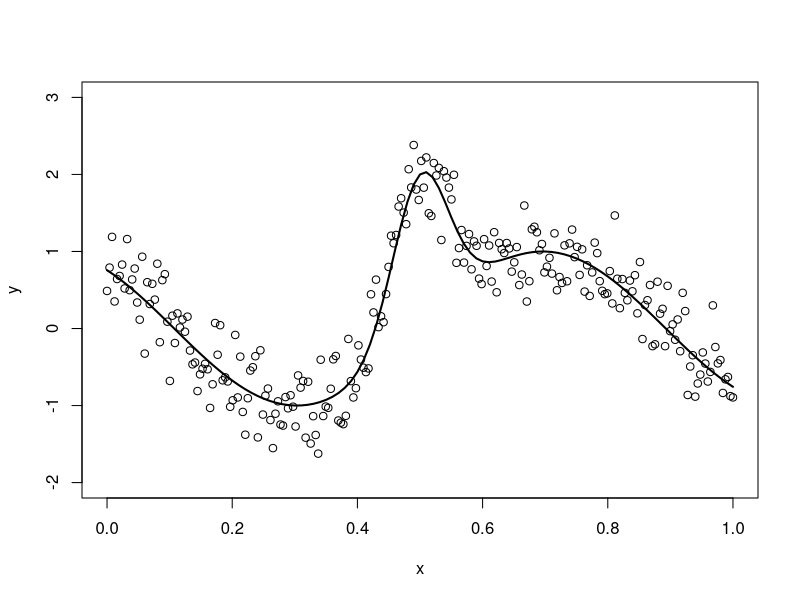
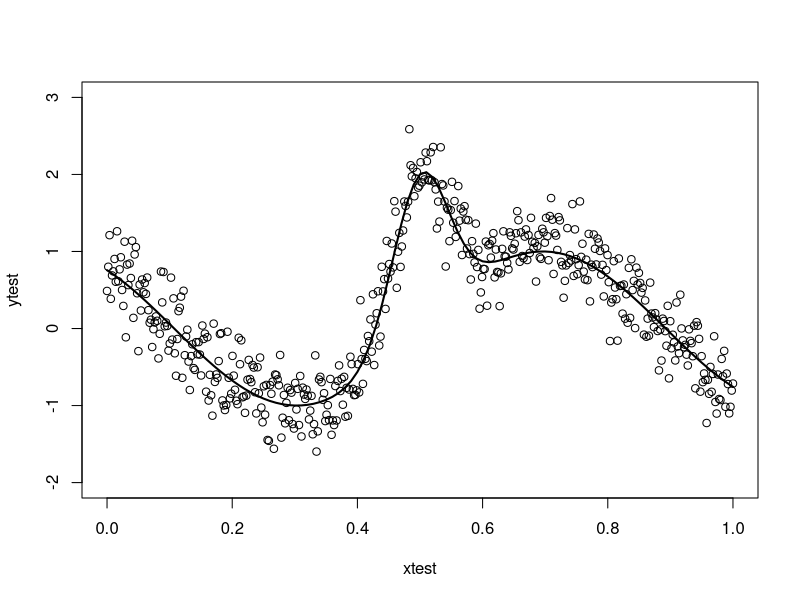
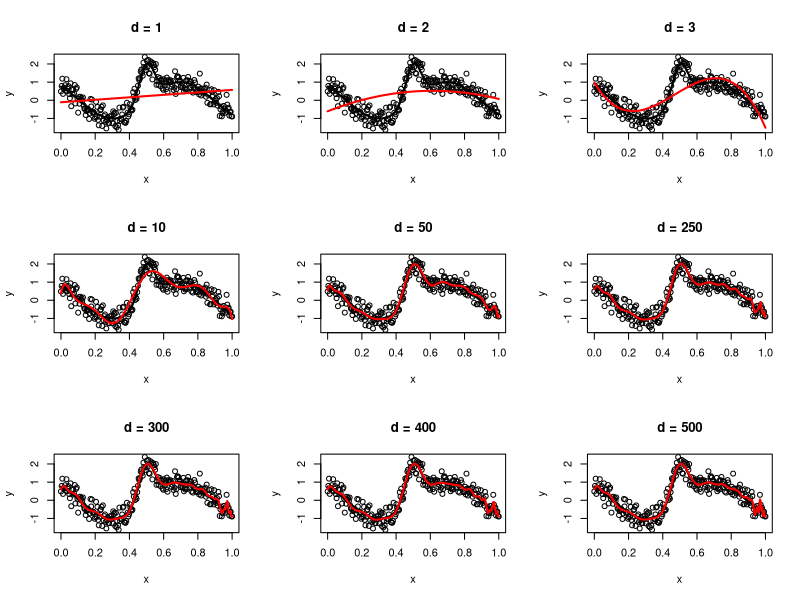
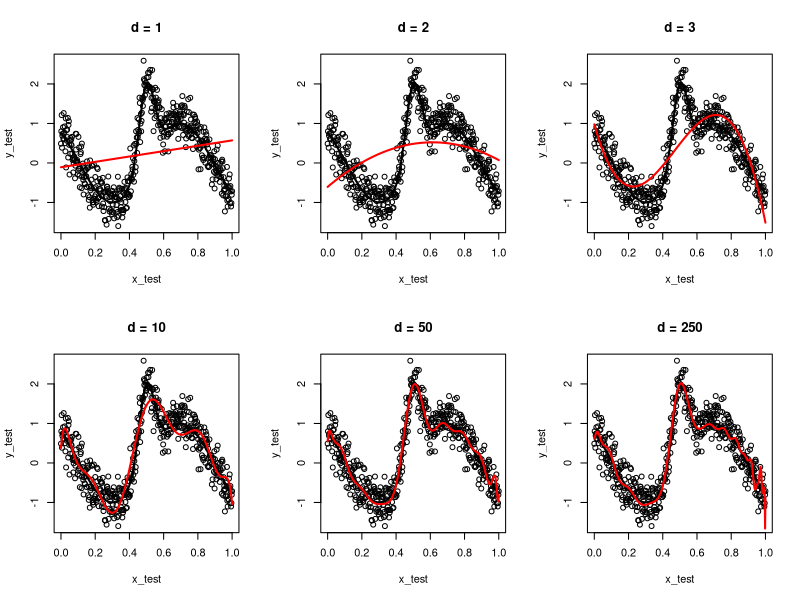
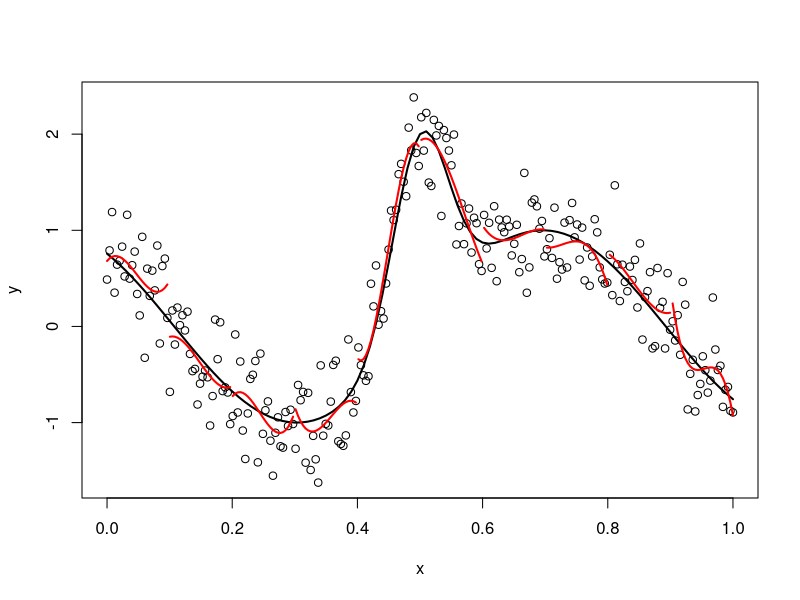
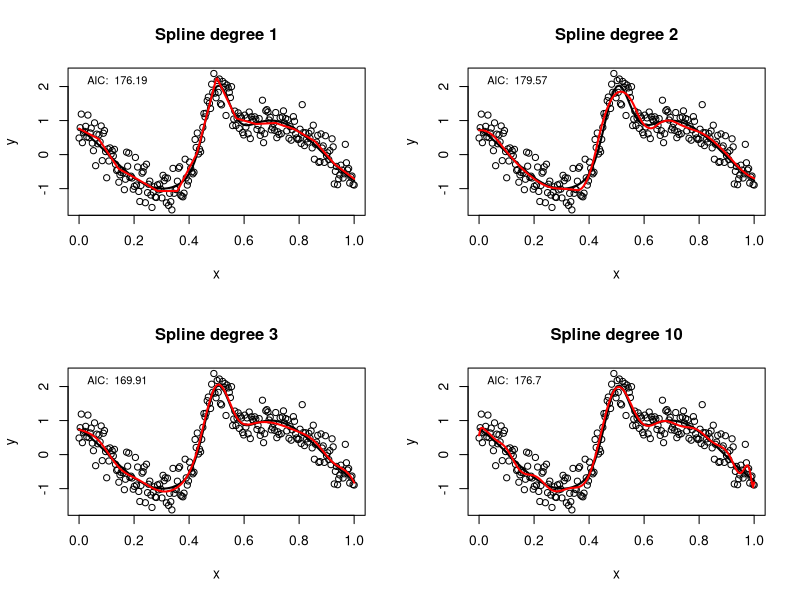
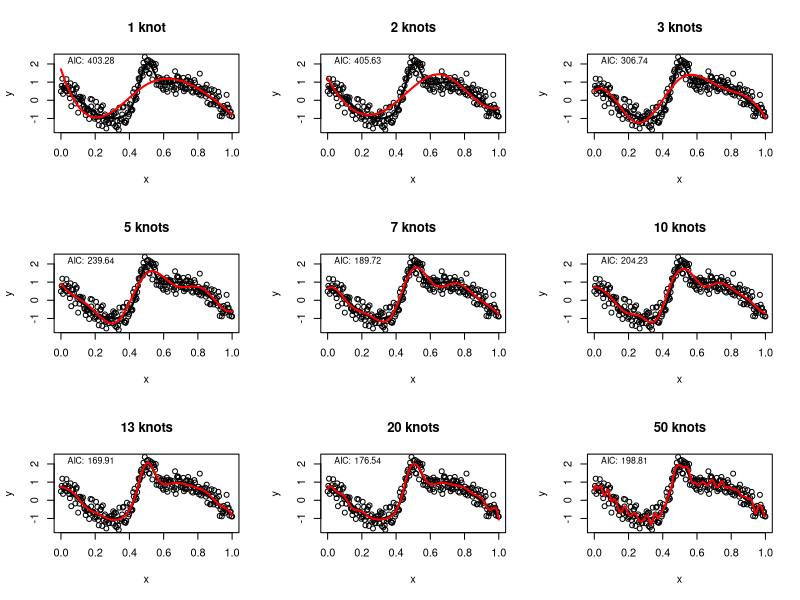
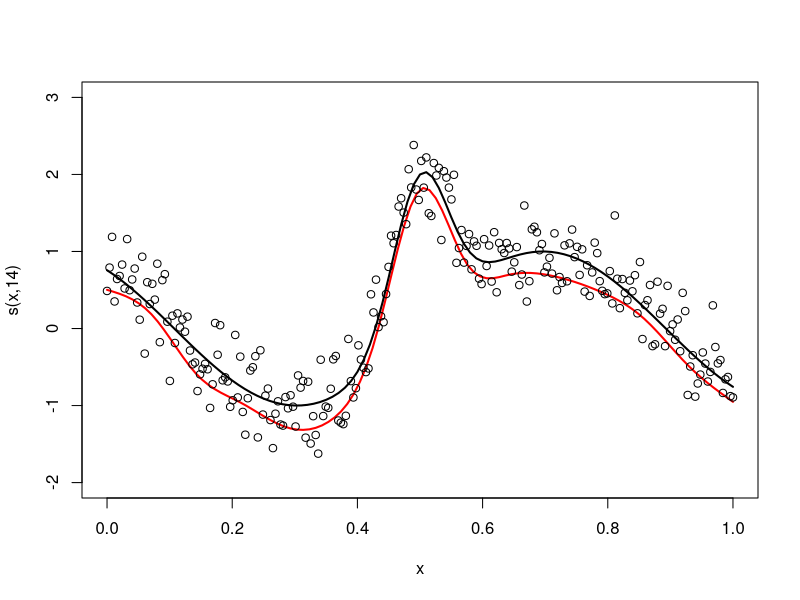

Write the R code that produced these figures, in order.
# Generate and plot training data:
set.seed(2)
n <- 250
ntest <- 500
f <- function(x) {sin(2*(4*x - 2)) + 2*exp(-(16)^2*(x - 0.5)^2)}
x <- seq(from=0, to=1, length.out = n)
eps <- rnorm(n, 0, 0.3)
y <- f(x) + eps
plot(x,y, ylim = c(-2,3))
curve(f(x), 0, 1, add=T, lwd = 2)

# Generate and plot test data:
set.seed(2)
xtest <- seq(from=0, to=1, length.out = ntest)
epstest <- rnorm(ntest, 0, 0.3)
ytest <- f(xtest) + epstest
plot(xtest, ytest, ylim = c(-2,3))
     curve(f(x), 0, 1, add=T, lwd = 2)

# Fit a linear, quadratic and cubic model as well as higher dimensional polynomials: d ∈
# {1, 2, 3, 10, 50, 250}
     
polynomfit <- function(d){
       # create training dataframe
       traindata <- data.frame(y = y)
       for(i in 1:d){
         traindata <- cbind(traindata, x^i)
         names(traindata)[length(traindata)] <- paste("x^",i)
       }
       # create test dataframe
       testdata <- data.frame(y = ytest)
       for(i in 1:d){
         testdata <- cbind(testdata, xtest^i)
         names(testdata)[length(testdata)] <- paste("x^",i)
       }
       # fit model, create predictions and RSS
       fit <- lm(y ~ . , data = traindata)
       pred <- predict(fit, newdata = testdata)
       out <- list(fit = fit,
                   prediction = pred,
                   rss = sum(resid(fit)^2),
                   rsstest = sum((ytest - pred)^2)
       )
       return(out)
}

# linear:
fit1 <- polynomfit(d = 1)
# quadratic:
fit2 <- polynomfit(d = 2)
# cubic:
fit3 <- polynomfit(d = 3)
# and so on:
fit10 <- polynomfit(d = 10)
fit50 <- polynomfit(d = 50)
fit250 <- polynomfit(d = 250)

# Checking even higher degrees
fit300 <- polynomfit(d = 300)
fit400 <- polynomfit(d = 400)
fit500 <- polynomfit(d = 500)


# plot of the estimated curves:
par(mfrow=c(3,3))
# linear
plot(x, y, main = "d = 1")
curve(f(x), 0, 1, add=T, lwd = 2)
lines(x, predict(fit1$fit), lwd = 2, col = "red")
# quadratic
plot(x, y, main = "d = 2")
curve(f(x), 0, 1, add=T, lwd = 2)
lines(x, predict(fit2$fit), lwd = 2, col = "red")
# cubic
plot(x, y, main = "d = 3")
curve(f(x), 0, 1, add=T, lwd = 2)
lines(x, predict(fit3$fit), lwd = 2, col = "red")
# higher order
plot(x, y, main = "d = 10")
curve(f(x), 0, 1, add=T, lwd = 2)
lines(x, predict(fit10$fit), lwd = 2, col = "red")
plot(x, y, main = "d = 50")
curve(f(x), 0, 1, add=T, lwd = 2)
lines(x, predict(fit50$fit), lwd = 2, col = "red")
plot(x, y, main = "d = 250")
curve(f(x), 0, 1, add=T, lwd = 2)
lines(x, predict(fit250$fit), lwd = 2, col = "red")

plot(x, y, main = "d = 300")
curve(f(x), 0, 1, add=T, lwd = 2)
lines(x, predict(fit300$fit), lwd = 2, col = "red")
plot(x, y, main = "d = 400")
curve(f(x), 0, 1, add=T, lwd = 2)
lines(x, predict(fit400$fit), lwd = 2, col = "red")
plot(x, y, main = "d = 500")
curve(f(x), 0, 1, add=T, lwd = 2)
lines(x, predict(fit500$fit), lwd = 2, col = "red")


# plot of the estimated curves for test data:
par(mfrow=c(2,3))
x_test <- xtest
y_test <- ytest
# linear
plot(x_test, y_test, main = "d = 1")
curve(f(x), 0, 1, add=T, lwd = 2)
lines(x_test, fit1$pred, lwd = 2, col = "red")
# quadratic
plot(x_test, y_test, main = "d = 2")
curve(f(x), 0, 1, add=T, lwd = 2)
lines(x_test, fit2$pred, lwd = 2, col = "red")
# cubic
plot(x_test, y_test, main = "d = 3")
curve(f(x), 0, 1, add=T, lwd = 2)
lines(x_test, fit3$pred, lwd = 2, col = "red")
# higher order
plot(x_test, y_test, main = "d = 10")
curve(f(x), 0, 1, add=T, lwd = 2)
lines(x_test, fit10$pred, lwd = 2, col = "red")
plot(x_test, y_test, main = "d = 50")
curve(f(x), 0, 1, add=T, lwd = 2)
lines(x_test, fit50$pred, lwd = 2, col = "red")
plot(x_test, y_test, main = "d = 250")
curve(f(x), 0, 1, add=T, lwd = 2)
lines(x_test, fit250$pred, lwd = 2, col = "red")

# Conclusion: From a certain polynomial degree onwards we achieve a good approximation by
# the polynomial but the overfitting increases and the estimation becomes unstable - especially
# at the margins

# Impact on test data:
# Compute and order the residual sum of squares:
RSSs <- matrix(nrow=9, ncol=2)
RSSs[1,] <- c(fit1$rss, fit1$rsstest)
RSSs[2,] <- c(fit2$rss, fit2$rsstest)
RSSs[3,] <- c(fit3$rss, fit3$rsstest)
RSSs[4,] <- c(fit10$rss, fit10$rsstest)
RSSs[5,] <- c(fit50$rss, fit50$rsstest)
RSSs[6,] <- c(fit250$rss, fit250$rsstest)
RSSs[7,] <- c(fit300$rss, fit300$rsstest)
RSSs[8,] <- c(fit400$rss, fit400$rsstest)
RSSs[9,] <- c(fit500$rss, fit500$rsstest)
colnames(RSSs) <- c("RSS on training data", " Predictive RSS on test data")
rownames(RSSs) <- c("d = 1", "d = 2", "d = 3", "d = 10","d = 50", "d = 250", "d = 300", "d = 400", "d = 500")
# the following options prevents big numbers to be displayed in the form of "1.12345e10"
options(scipen = 15)

# Showing the results
RSSs


# We see: the more complex the used model, the better the fit on the training data.
# Yet an overly complex model leads to overfitting on the training data which deteriorates the quality of prediction on test data.
# Ordinary polynomials are defined globally such that an x-value to the left of the domain influences the estimation of the right part of the domain. 
# (The estimation of a smooth curve is more inaccurate at the margins compared to the center of 
# the data for all smoothing methods, but for this reason ordinary polynomials are especially unstable there)

# b: Divide the domain [0, 1] of x into ten equidistant intervals and fit a cubic 
#polynomial based on the observations corresponding to each interval. Compare these piecewise estimated polynomials
# with the results in a)

ind <- matrix(nrow = 10, ncol = 25)
knots = seq(0, 1, by = 0.1)

for(i in 1:(length(knots)-1) ){
  ind[i,] <- which(x >= knots[i] & x <= knots[i+1])
}
par(mfrow=c(1,1))
plot(x, y)
curve(f(x), 0, 1, add=T, lwd = 2)
for(i in 1:10){
  lines(x[ind[i,]], lm(y[ind[i,]] ~ poly(x[ind[i,]], 3, raw=T))$fitted.values
        , lwd = 2, col = "red")
}

# The estimation appears to have less artefacts / to be less rough. But the polynomial pieces
# have different values at the intervals borders such that the estimated function becomes discontinuous.

# Visualize the influence of the spline degree and the number of knots.
# Different spline degrees for 13 inner knots.
# B-spline base constructed using the bs()-function from the package splines.
library(splines)
# help(bs)

par(mfrow=c(2,2))

# degree 1
fit <- lm(y ~ bs(x, degree = 1, df = 13 + 1))
top_left_text <- paste("AIC: ", toString(round(AIC(fit),2)))
plot(x, y, main = "Spline degree 1")
curve(f(x), 0, 1, add=T, lwd = 2)
lines(x, predict(fit), lwd = 2, col = "red")
text(0, 0.9*max(y), top_left_text, pos = 4, cex = 0.8, font = 1)
# degree 2
fit <- lm(y ~ bs(x, degree = 2, df = 13 + 2))
top_left_text <- paste("AIC: ", toString(round(AIC(fit),2)))
plot(x, y, main = "Spline degree 2")
curve(f(x), 0, 1, add=T, lwd = 2)
lines(x, predict(fit), lwd = 2, col = "red")
text(0, 0.9*max(y), top_left_text, pos = 4, cex = 0.8, font = 1)
# degree 3
fit <- lm(y ~ bs(x, degree = 3, df = 13 + 3))
top_left_text <- paste("AIC: ", toString(round(AIC(fit),2)))
plot(x, y, main = "Spline degree 3")
curve(f(x), 0, 1, add=T, lwd = 2)
lines(x, predict(fit), lwd = 2, col = "red")
text(0, 0.9*max(y), top_left_text, pos = 4, cex = 0.8, font = 1)
# degree 10
fit <- lm(y ~ bs(x, degree = 10, df = 13 + 10))
top_left_text <- paste("AIC: ", toString(round(AIC(fit),2)))
plot(x, y, main = "Spline degree 10")
curve(f(x), 0, 1, add=T, lwd = 2)
lines(x, predict(fit), lwd = 2, col = "red")
text(0, 0.9*max(y), top_left_text, pos = 4, cex = 0.8, font = 1)


# Conclusion: for a spline degree of 1, the estimation is not smooth, also for degree = 2 the
# smoother is lacking flexibility. From a degree of 3 onwards, the estimation is sufficiently
# smooth but with an increasing spline degree (for constant number of knots) we obtain
# overfitting. The AIC values support the graphical observations. In practical applications,
# cubic splines are mostly used

# Influence of the number of knots for fixed spline degree of 3:
  
par(mfrow=c(3,3))
# 1 knot
  fit <- lm(y ~ bs(x, degree = 3, df = 1 + 3))
top_left_text <- paste("AIC: ", toString(round(AIC(fit),2)))
plot(x, y, main = "1 knot")
curve(f(x), 0, 1, add=T, lwd = 2)
lines(x, predict(fit), lwd = 2, col = "red")
text(0, 0.9*max(y), top_left_text, pos = 4, cex = 0.8, font = 1)
# 2 knots
fit <- lm(y ~ bs(x, degree = 3, df = 2 + 3))
top_left_text <- paste("AIC: ", toString(round(AIC(fit),2)))
plot(x, y, main = "2 knots")
curve(f(x), 0, 1, add=T, lwd = 2)
lines(x, predict(fit), lwd = 2, col = "red")
text(0, 0.9*max(y), top_left_text, pos = 4, cex = 0.8, font = 1)
# 3 knots
fit <- lm(y ~ bs(x, degree = 3, df = 3 + 3))
top_left_text <- paste("AIC: ", toString(round(AIC(fit),2)))
plot(x, y, main = "3 knots")
curve(f(x), 0, 1, add=T, lwd = 2)
lines(x, predict(fit), lwd = 2, col = "red")
text(0, 0.9*max(y), top_left_text, pos = 4, cex = 0.8, font = 1)
# 5 knots
fit <- lm(y ~ bs(x, degree = 3, df = 5 + 3))
top_left_text <- paste("AIC: ", toString(round(AIC(fit),2)))
plot(x, y, main = "5 knots")
curve(f(x), 0, 1, add=T, lwd = 2)
lines(x, predict(fit), lwd = 2, col = "red")
text(0, 0.9*max(y), top_left_text, pos = 4, cex = 0.8, font = 1)
# 7 knots
fit <- lm(y ~ bs(x, degree = 3, df = 7 + 3))
top_left_text <- paste("AIC: ", toString(round(AIC(fit),2)))
plot(x, y, main = "7 knots")
curve(f(x), 0, 1, add=T, lwd = 2)
lines(x, predict(fit), lwd = 2, col = "red")
text(0, 0.9*max(y), top_left_text, pos = 4, cex = 0.8, font = 1)
# 10 knots
fit <- lm(y ~ bs(x, degree = 3, df = 10 + 3))
top_left_text <- paste("AIC: ", toString(round(AIC(fit),2)))
plot(x, y, main = "10 knots")
curve(f(x), 0, 1, add=T, lwd = 2)
lines(x, predict(fit), lwd = 2, col = "red")
text(0, 0.9*max(y), top_left_text, pos = 4, cex = 0.8, font = 1)
# 13 knots
fit <- lm(y ~ bs(x, degree = 3, df = 13 + 3))
top_left_text <- paste("AIC: ", toString(round(AIC(fit),2)))
plot(x, y, main = "13 knots")
curve(f(x), 0, 1, add=T, lwd = 2)
lines(x, predict(fit), lwd = 2, col = "red")
text(0, 0.9*max(y), top_left_text, pos = 4, cex = 0.8, font = 1)
# 20 knots
fit <- lm(y ~ bs(x, degree = 3, df = 20 + 3))
top_left_text <- paste("AIC: ", toString(round(AIC(fit),2)))
plot(x, y, main = "20 knots")
curve(f(x), 0, 1, add=T, lwd = 2)
lines(x, predict(fit), lwd = 2, col = "red")
text(0, 0.9*max(y), top_left_text, pos = 4, cex = 0.8, font = 1)
# 50 knots
fit <- lm(y ~ bs(x, degree = 3, df = 50 + 3))
top_left_text <- paste("AIC: ", toString(round(AIC(fit),2)))
plot(x, y, main = "50 knots")
curve(f(x), 0, 1, add=T, lwd = 2)
lines(x, predict(fit), lwd = 2, col = "red")
text(0, 0.9*max(y), top_left_text, pos = 4, cex = 0.8, font = 1)

# Estimate f via P-splines
# load package mgcv and several help pages
library(mgcv)
# help(gam)
# help(s)
# help(smooth.terms)
# help(plot.gam)
# fit the model with 13 knots, implying k=15 (knots + degree - 1 = k)
fit <- gam(y ~ s(x, bs = "cr", fx = TRUE, k = 15))

#fx = T, because we do not want to penalize yet.
summary(fit)

# of course, the estimated curves are not contained in summary!
# plot the estimated curve:
par(mfrow=c(1,1))
?plot.gam
# now, a plot equivalent to the one in sub-exercise a)
plot(fit, se = FALSE, rug = F, lwd = 2, col = "red", ylim = c(-2,3))
points(x,y)
curve(f(x), 0, 1, lwd = 2, add = TRUE)

# We clearly see a distortion, the estimated curve is systematically lower. What went wrong?
# Smooth terms in gam() are always centered around 0 
# but here a model
# without intercept and a function that has its mean at around 0.25 is fitted. If we fit a
# model with intercept, the intercept has to be added to the smoother (via the option shift)
# to obtain the fitted values

plot(fit, se = FALSE, rug = F, lwd = 2, col = "red", ylim = c(-2,3),
     shift = coef(fit)[1])
points(x,y)
curve(f(x), 0, 1, lwd = 2, add = TRUE)
# Example interpretation for a point x_i = 0.5:
abline(v = 0.5)
abline(h = 2)

#  Now P-splines
# fit with p-splines and the gam()-default value of basis dimension k=10:
pfit <- gam(y ~ s(x, bs = "ps"))
summary(pfit)

summary(pfit)$edf
length(coef(pfit))

# Plot
plot(pfit, se = FALSE, rug = F, lwd = 2, col = "red", ylim = c(-2,3),
     shift = coef(pfit)[1])
points(x,y)
curve(f(x), 0, 1, lwd = 2, add = TRUE)

# The default smoother is not able to capture the true curve shape. Now the same with
# k = 30
pfit <- gam(y ~ s(x, bs = "ps", k = 30))
summary(pfit)

summary(pfit)$edf
length(coef(pfit))

coef(pfit)
#plot
plot(pfit, se = FALSE, rug = F, lwd = 2, col = "red", ylim = c(-2,3),
     shift = coef(pfit)[1])
points(x,y)
curve(f(x), 0, 1, lwd = 2, add = TRUE)

# Much better! What happens if we choose a large k (say, 200)? Does the p-spline smoother
# stay stable?
pfit <- gam(y ~ s(x, bs = "ps", k = 200))
plot(pfit, se = FALSE, rug = F, lwd = 2, col = "red", ylim = c(-2,3),
     shift = coef(pfit)[1])
points(x,y)
curve(f(x), 0, 1, lwd = 2, add = TRUE)

# Despite too many knots (implied by the large k) the p-spline smoother stays stable since
# the penalization removes redundant complexity. Compare the effective degrees of freedom
# of the smoother with the number of coefficients:

summary(pfit)$edf
length(coef(pfit))

# An edf equal to 1 is equivalent to a linear relationship, edf between 1 and 2 is considered a
# weakly non-linear relationship, and edf larger than 2 implies a highly non-linear relationship.

# Let us now visualize the effect of the smoothing parameter lambda for k=30:
#Visualize the effect of the smoothing parameter lambda for k=30:
par(mfrow=c(3,2))
# lambda = 20
pfit <- gam(y ~ s(x, bs = "ps", k = 30), sp = 20)
plot(pfit, se = FALSE, rug = F, lwd = 2, col = "red", ylim = c(-2,3),
     shift = coef(pfit)[1], main = "lambda = 20")
# points(x,y)
curve(f(x), 0, 1, lwd = 2, add = TRUE)
# lambda = 6
pfit <- gam(y ~ s(x, bs = "ps", k = 30), sp = 6)
plot(pfit, se = FALSE, rug = F, lwd = 2, col = "red", ylim = c(-2,3),
     shift = coef(pfit)[1], main = "lambda = 6")
# points(x,y)
curve(f(x), 0, 1, lwd = 2, add = TRUE)
# lambda = 3
pfit <- gam(y ~ s(x, bs = "ps", k = 30), sp = 3)
plot(pfit, se = FALSE, rug = F, lwd = 2, col = "red", ylim = c(-2,3),
     shift = coef(pfit)[1], main = "lambda = 3")
# points(x,y)
curve(f(x), 0, 1, lwd = 2, add = TRUE)
# lambda = 1
pfit <- gam(y ~ s(x, bs = "ps", k = 30), sp = 1)
plot(pfit, se = FALSE, rug = F, lwd = 2, col = "red", ylim = c(-2,3),
     shift = coef(pfit)[1], main = "lambda = 1")
# points(x,y)
curve(f(x), 0, 1, lwd = 2, add = TRUE)
# lambda = 0.1
pfit <- gam(y ~ s(x, bs = "ps", k = 30), sp = 0.1)
plot(pfit, se = FALSE, rug = F, lwd = 2, col = "red", ylim = c(-2,3),
     shift = coef(pfit)[1], main = "lambda = 0.1")
# points(x,y)
curve(f(x), 0, 1, lwd = 2, add = TRUE)
# lambda = 0
pfit <- gam(y ~ s(x, bs = "ps", k = 30), sp = 0)
plot(pfit, se = FALSE, rug = F, lwd = 2, col = "red", ylim = c(-2,3),
     shift = coef(pfit)[1], main = "lambda = 0")
# points(x,y)
curve(f(x), 0, 1, lwd = 2, add = TRUE)

#What happens for lambda going to infinity?
pfit <- gam(y ~ s(x, bs = "ps", k = 30), sp = 10000000)
par(mfrow=(c(1,1)))
plot(pfit, se = FALSE, rug = F, lwd = 2, col = "red", ylim = c(-2,3),
     shift = coef(pfit)[1], main = "lambda = 10000000")
points(x,y)
curve(f(x), 0, 1, lwd = 2, add = TRUE)


#the smaller lambda, the wigglier the curve. For λ → ∞, we obtain a straight line! Reason: per default, second differences are chosen. Due to the almost infinite penalization of
#the second differences, the estimator corresponds to functions of the form where second
#differences are 0. We can show that this is the class of linear functions.

#Equivalently, we obtain quadratic function if third instead of second differences are considered (for λ → ∞)

pfit <- gam(y ~ s(x, bs = "ps", k = 30, m = 3), sp = 10000000)
plot(pfit, se = FALSE, rug = F, lwd = 2, col = "red", ylim = c(-2,3),
     shift = coef(pfit)[1], main = "lambda = 10000000")
points(x,y)
curve(f(x), 0, 1, lwd = 2, add = TRUE)

#And a constant function for first differences:
pfit <- gam(y ~ s(x, bs = "ps", k = 30, m = 1), sp = 10000000)
plot(pfit, se = FALSE, rug = F, lwd = 2, col = "red", ylim = c(-2,3),
     shift = coef(pfit)[1], main = "lambda = 10000000")
points(x,y)
curve(f(x), 0, 1, lwd = 2, add = TRUE)




